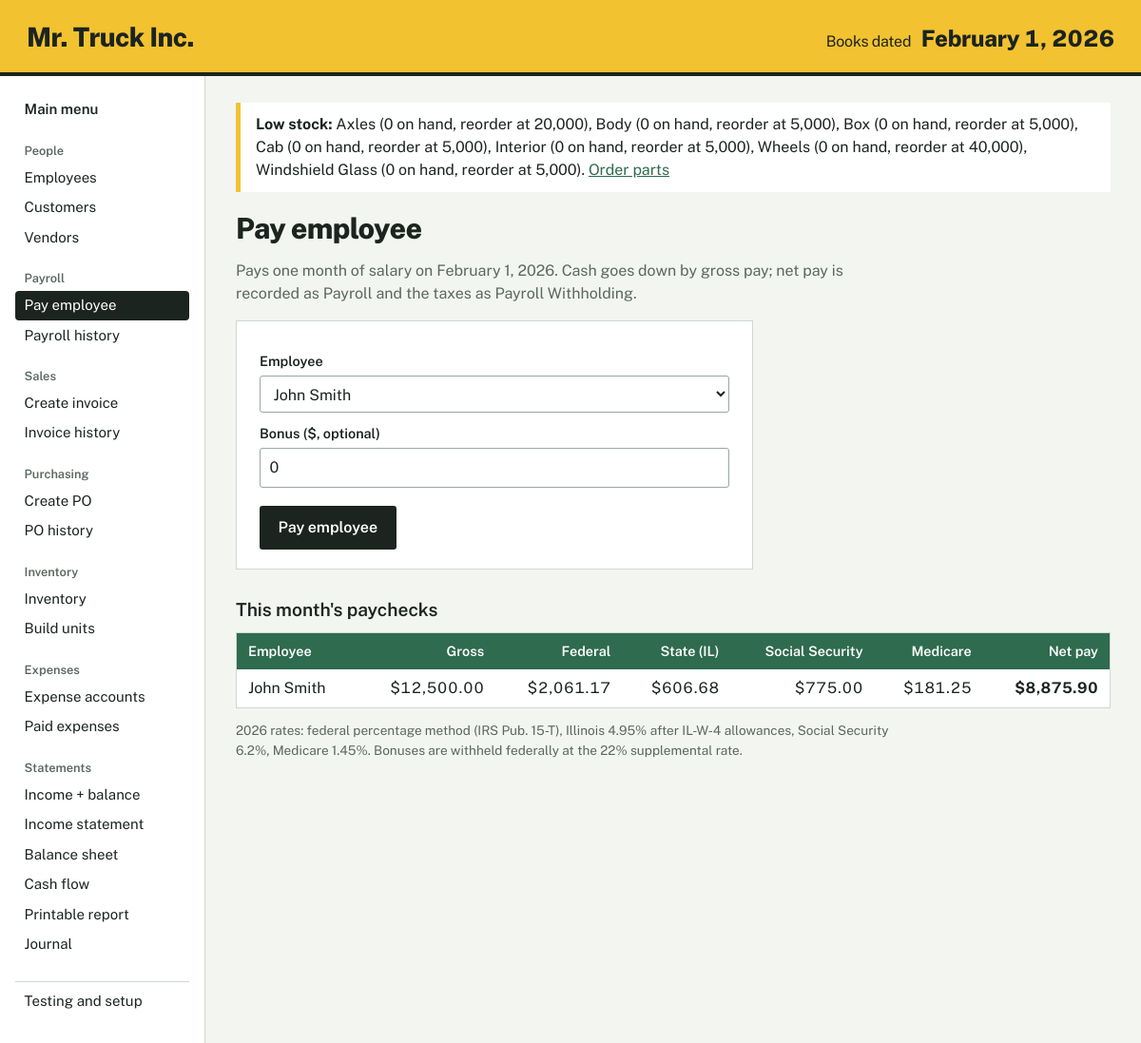
Screenshot of /pay with the database file from the repository.
### tables this page shows
CREATE TABLE settings (key TEXT PRIMARY KEY, value TEXT NOT NULL);

CREATE TABLE parts (
    id INTEGER PRIMARY KEY, name TEXT NOT NULL UNIQUE,
    vendor_id INTEGER NOT NULL REFERENCES vendors(id),
    unit_cost REAL NOT NULL,
    qty_per_unit INTEGER NOT NULL DEFAULT 0,      -- bill of materials
    qty_on_hand INTEGER NOT NULL DEFAULT 0,
    value REAL NOT NULL DEFAULT 0,                -- total cost of parts on hand
    reorder_point INTEGER NOT NULL DEFAULT 0);

CREATE TABLE employees (
    id INTEGER PRIMARY KEY, first_name TEXT NOT NULL, last_name TEXT NOT NULL,
    address1 TEXT, address2 TEXT, city TEXT, state TEXT, zip TEXT, ssn TEXT,
    filing_status TEXT NOT NULL DEFAULT 'single',
    state_allowances INTEGER NOT NULL DEFAULT 1,
    salary REAL NOT NULL);

### app.py (the view)
@app.route("/pay", methods=["GET", "POST"])
def pay():
    if request.method == "POST":
        return perform(lambda c: acct.pay_employee(c, request.form.get("employee_id"),
                                                   request.form.get("bonus") or 0),
                       "payroll_history", "pay")
    conn = get_db()
    emps = conn.execute("SELECT * FROM employees ORDER BY last_name").fetchall()
    previews = [(e, acct.preview_paycheck(conn, e)) for e in emps]
    return render_template("pay.html", title="Pay employee", previews=previews)

### accounting.py (called while the page is built)
def get_setting(conn, key, default=None):
    row = conn.execute("SELECT value FROM settings WHERE key = ?", (key,)).fetchone()
    return row["value"] if row else default

def today(conn):
    return get_setting(conn, "current_date")

def low_stock(conn):
    return conn.execute(
        "SELECT name, qty_on_hand, reorder_point FROM parts "
        "WHERE reorder_point > 0 AND qty_on_hand <= reorder_point ORDER BY name"
    ).fetchall()

def _ytd_wages(conn, employee_id, iso_day):
    row = conn.execute(
        "SELECT COALESCE(SUM(gross), 0) AS w FROM payroll WHERE employee_id = ? AND substr(date, 1, 4) = ?",
        (employee_id, iso_day[:4]),
    ).fetchone()
    return row["w"]

def preview_paycheck(conn, emp, bonus=0.0):
    return calculate_paycheck(emp["salary"], bonus, emp["filing_status"],
                              emp["state_allowances"], _ytd_wages(conn, emp["id"], today(conn)))

### app.py (called while the page is built)
def get_db():
    if "db" not in g:
        g.db = dbm.connect()
        dbm.ensure_initialized(g.db)
    return g.db

@app.template_filter("money")
def money(v):
    v = float(v or 0)
    s = f"${abs(v):,.2f}"
    return f"−{s}" if v < 0 else s

@app.template_filter("longdate")
def longdate(iso):
    d = date.fromisoformat(iso)
    return f"{d:%B} {d.day}, {d.year}"

@app.context_processor
def inject_globals():
    conn = get_db()
    return {
        "book_date": acct.today(conn),
        "low_stock": acct.low_stock(conn),
        "fmt": fmt,
    }

### db.py (called while the page is built)
def connect(path=None):
    conn = sqlite3.connect(path or DB_PATH)
    conn.row_factory = sqlite3.Row
    conn.execute("PRAGMA foreign_keys = ON")
    return conn

def is_initialized(conn):
    row = conn.execute("SELECT name FROM sqlite_master WHERE type='table' AND name='settings'").fetchone()
    return row is not None

def ensure_initialized(conn):
    if not is_initialized(conn):
        reset(conn)

### payroll.py (called while the page is built)
def _bracket_tax(amount, brackets):
    tax = 0.0
    for i, (start, rate) in enumerate(brackets):
        end = brackets[i + 1][0] if i + 1 < len(brackets) else float("inf")
        if amount > start:
            tax += (min(amount, end) - start) * rate
    return tax

def federal_withholding(regular_wages, filing_status="single", periods=PAY_PERIODS_PER_YEAR):
    status = filing_status if filing_status in FEDERAL_BRACKETS else "single"
    annual = regular_wages * periods
    adjusted = max(0.0, annual - W4_ADJUSTMENT[status])
    return round(_bracket_tax(adjusted, FEDERAL_BRACKETS[status]) / periods, 2)

### templates/pay.html
{% extends "base.html" %}
{% block content %}
<h1>Pay employee</h1>
<p class="lede">Pays one month of salary on {{ book_date|longdate }}. Cash goes down by gross pay; net pay is recorded as Payroll and the taxes as Payroll Withholding.</p>
<form method="post" class="form inline">
  <label for="employee_id">Employee</label>
  <select id="employee_id" name="employee_id" required>
    {% for e, p in previews %}<option value="{{ e.id }}">{{ e.first_name }} {{ e.last_name }}</option>{% endfor %}
  </select>
  <label for="bonus">Bonus ($, optional)</label>
  <input id="bonus" name="bonus" type="number" step="0.01" min="0" value="0">
  <button type="submit">Pay employee</button>
</form>
<h2>This month's paychecks</h2>
<div class="table-wrap"><table>
  <thead><tr><th>Employee</th><th class="num">Gross</th><th class="num">Federal</th><th class="num">State (IL)</th>
    <th class="num">Social Security</th><th class="num">Medicare</th><th class="num">Net pay</th></tr></thead>
  <tbody>{% for e, p in previews %}
    <tr><td>{{ e.first_name }} {{ e.last_name }}</td><td class="num">{{ p.gross|money }}</td>
      <td class="num">{{ p.federal|money }}</td><td class="num">{{ p.state|money }}</td>
      <td class="num">{{ p.social_security|money }}</td><td class="num">{{ p.medicare|money }}</td>
      <td class="num"><b>{{ p.net|money }}</b></td></tr>
  {% endfor %}</tbody>
</table></div>
<p class="fine">2026 rates: federal percentage method (IRS Pub. 15-T), Illinois 4.95% after IL-W-4 allowances, Social Security 6.2%, Medicare 1.45%. Bonuses are withheld federally at the 22% supplemental rate.</p>
{% endblock %}

### templates/base.html (shortened to what this page needs)
<!doctype html>
<html lang="en">
<head>
  <link rel="stylesheet" href="{{ url_for('static', filename='style.css') }}">
</head>
<body>
  <header class="band">
    <a class="brand" href="{{ url_for('index') }}">Mr. Truck Inc.</a>
    <p class="book-date"><span>Books dated</span> {{ book_date|longdate }}</p>
  </header>
  <div class="shell">
    <nav class="side" aria-label="Main">
      <a class="nav-home {{ 'on' if request.endpoint == 'index' }}" href="{{ url_for('index') }}">Main menu</a>
      {% for heading, links in groups %}
        <p class="nav-h">{{ heading }}</p>
        {% for ep, label in links %}
          <a class="{{ 'on' if request.endpoint == ep }}" href="{{ url_for(ep) }}">{{ label }}</a>
        {% endfor %}
      {% endfor %}
      <a class="nav-test {{ 'on' if request.endpoint == 'testing' }}" href="{{ url_for('testing') }}">Testing and setup</a>
    </nav>
    <main>
      {% if low_stock %}
        <div class="notice warn" role="status">
          <strong>Low stock:</strong>
          {% for p in low_stock %}{{ p.name }} ({{ "{:,}".format(p.qty_on_hand) }} on hand, reorder at {{ "{:,}".format(p.reorder_point) }}){{ ", " if not loop.last }}{% endfor %}.
          <a href="{{ url_for('create_po') }}">Order parts</a>
        </div>
      {% endif %}
      {% block content %}{% endblock %}
    </main>
  </div>
</body>
</html>

### static/style.css (style rules this page uses)
:root { --paper: #F3F5F0; --sheet: #FFFFFF; --ink: #1C2420; --muted: #5B6760; --rule: #CFD8D1; --ledger: #2F6B4E; --ledger-soft: #EAF2EC; --truck: #F2C230; --alert: #A3301C; --alert-soft: #FBEAE6; --font: "Public Sans", "Segoe UI", system-ui, -apple-system, sans-serif; }
* { box-sizing: border-box; }
html { font-size: 16px; }
body { margin: 0; background: var(--paper); color: var(--ink); font-family: var(--font); line-height: 1.5; }
a { color: var(--ledger); }
.band { display: flex; align-items: baseline; justify-content: space-between; flex-wrap: wrap; gap: .5rem 2rem; background: var(--truck); color: var(--ink); padding: 1.1rem 1.75rem 1rem; border-bottom: 4px solid var(--ink); }
.brand { font-weight: 800; font-size: 1.75rem; letter-spacing: -.02em; color: var(--ink); text-decoration: none; }
.book-date { margin: 0; font-size: 1.5rem; font-weight: 800; letter-spacing: -.01em; font-variant-numeric: tabular-nums; }
.book-date span { font-weight: 400; font-size: 1rem; margin-right: .35rem; }
.shell { display: grid; grid-template-columns: 13.5rem 1fr; min-height: calc(100vh - 5rem); }
.side { border-right: 1px solid var(--rule); padding: 1.25rem 1rem 2rem; background: var(--sheet); }
.side a { display: block; padding: .28rem .6rem; border-radius: 4px; text-decoration: none; color: var(--ink); font-size: .94rem; }
.side a.on { background: var(--ink); color: #fff; }
.nav-h { margin: 1.1rem 0 .2rem .6rem; font-size: .8rem; font-weight: 600; color: var(--muted); }
.nav-home { font-weight: 600; }
.nav-test { margin-top: 1.4rem; border-top: 1px solid var(--rule); padding-top: .6rem !important; border-radius: 0 !important; }
main { padding: 1.75rem 2rem 3rem; max-width: 72rem; min-width: 0; }
h1 { font-size: 1.9rem; font-weight: 800; letter-spacing: -.02em; margin: 0 0 1rem; }
h2 { font-size: 1.2rem; font-weight: 600; margin: 1.75rem 0 .6rem; }
.lede { max-width: 42rem; color: var(--muted); margin-top: -.4rem; }
.fine { font-size: .85rem; color: var(--muted); max-width: 44rem; }
.notice { padding: .7rem 1rem; margin-bottom: 1rem; border-left: 5px solid var(--ledger); background: var(--sheet); }
.notice.warn { border-color: var(--truck); }
.table-wrap { overflow-x: auto; background: var(--sheet); border: 1px solid var(--rule); }
table { border-collapse: collapse; width: 100%; font-variant-numeric: tabular-nums; }
th, td { padding: .5rem .75rem; text-align: left; white-space: nowrap; }
thead th { background: var(--ledger); color: #fff; font-weight: 600; font-size: .9rem; }
.num { text-align: right; }
.form { background: var(--sheet); border: 1px solid var(--rule); padding: 1.25rem 1.5rem; max-width: 34rem; display: flex; flex-direction: column; }
.form label { font-weight: 600; font-size: .9rem; margin: .7rem 0 .25rem; }
input, select { font: inherit; padding: .5rem .6rem; border: 1px solid #9AA79F; border-radius: 3px; background: #fff; color: var(--ink); }
button, .button { font: inherit; font-weight: 600; cursor: pointer; border: 2px solid var(--ink); background: var(--ink); color: #fff; padding: .55rem 1.1rem; border-radius: 3px; text-decoration: none; display: inline-block; }
.form button { margin-top: 1.2rem; align-self: flex-start; }

### rows the page displays
settings: value "February 1, 2026"
parts: name "Axles", qty_on_hand "0", reorder_point "20,000", last ","
parts: name "Body", qty_on_hand "0", reorder_point "5,000", last ","
parts: name "Box", qty_on_hand "0", reorder_point "5,000", last ","
parts: name "Cab", qty_on_hand "0", reorder_point "5,000", last ","
parts: name "Interior", qty_on_hand "0", reorder_point "5,000", last ","
parts: name "Wheels", qty_on_hand "0", reorder_point "40,000", last ","
parts: name "Windshield Glass", qty_on_hand "0", reorder_point "5,000"
employees: first_name "John", last_name "Smith", gross "$12,500.00", federal "$2,061.17", state "$606.68", social_security "$775.00", medicare "$181.25", net "$8,875.90"

### other values shown
{{ heading }} "People" "Payroll" "Sales" "Purchasing" "Inventory" "Expenses" "Statements"
{{ label }} "Employees" "Customers" "Vendors" "Pay employee" "Payroll history" "Create invoice" "Invoice history" "Create PO" "PO history" "Inventory" "Build units" "Expense accounts" "Paid expenses" "Income + balance" "Income statement" "Balance sheet" "Cash flow" "Printable report" "Journal"
form field employee_id "John Smith"
